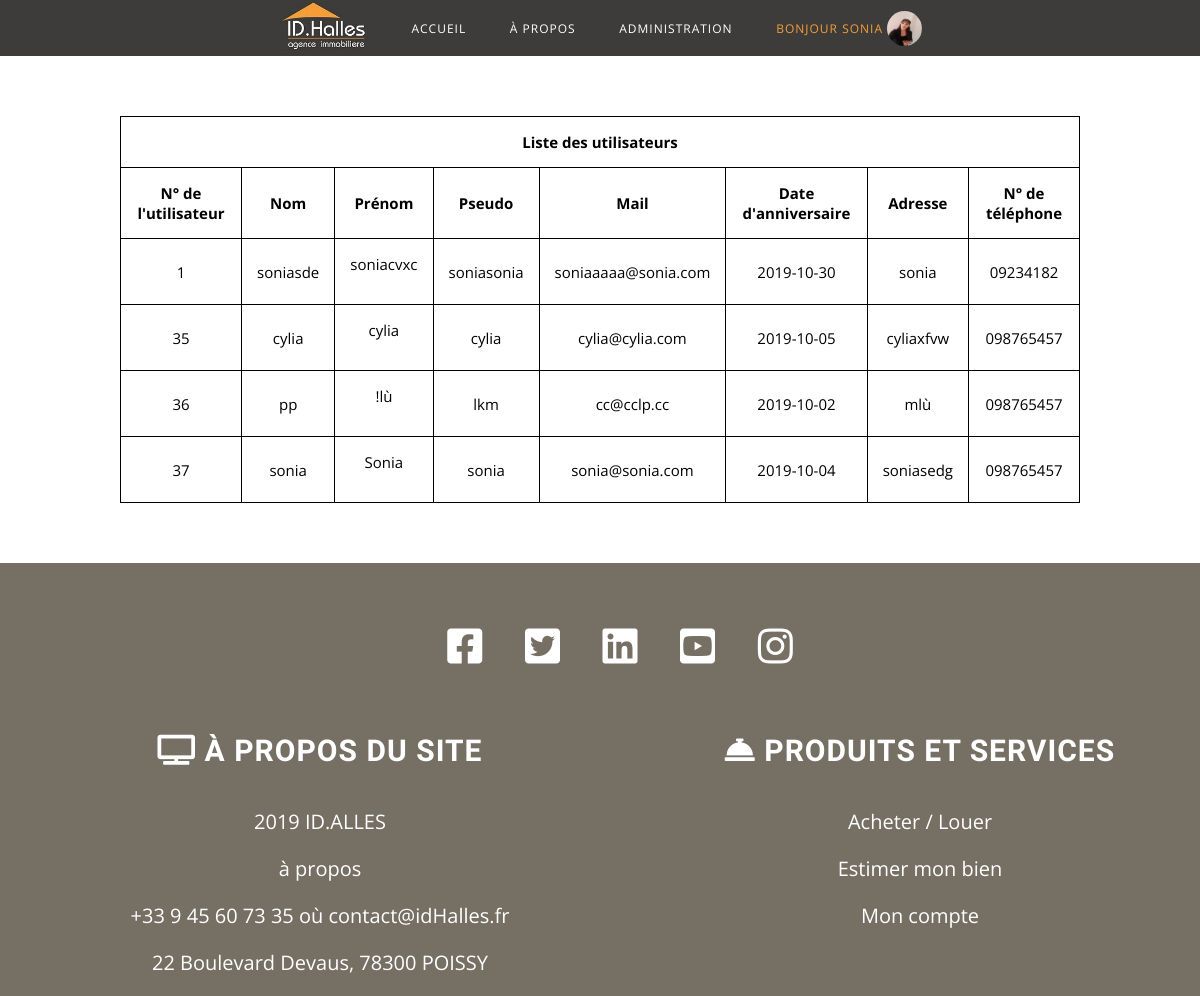
Screenshot of /infoUserAdmin.php (signed in) with the database file from the repository.
### tables this page shows
CREATE TABLE IF NOT EXISTS `users` (
  `id_user` int(11) NOT NULL AUTO_INCREMENT,
  `avatar` varchar(250) NOT NULL,
  `lastName` varchar(250) NOT NULL,
  `firstName` varchar(250) NOT NULL,
  `birth_date` date NOT NULL,
  `pseudo` varchar(250) NOT NULL,
  `password` varchar(250) NOT NULL,
  `e_mail` varchar(250) NOT NULL,
  `adress` text NOT NULL,
  `phoneMobile` varchar(250) NOT NULL,
  `admin` int(11) DEFAULT NULL,
  PRIMARY KEY (`id_user`)
);

### infoUserAdmin.php (called while the page is built, shortened)
<?php
require('application/database.php');
if(isset($_SESSION['id_user'])){
    $userInfo=getIdUser($_SESSION['id_user']);
}
else{
    header('Location:connexion.php');
}
$users=listUser();
include 'layout.phtml';

### application/database.php (called while the page is built, shortened)
<?php
function createconnection(){
    $pdo=new PDO('mysql:host=localhost;dbname=projet;charset=utf8','root','');
    $pdo->setAttribute(PDO::ATTR_ERRMODE, PDO::ERRMODE_EXCEPTION);
    return $pdo;
}
function getIdUser($id){
    $pdo=createconnection();
    $req=$pdo->prepare('SELECT * FROM `users` WHERE `id_user`=?');
    $req->execute(array($id));
    $idUser=$req->fetch(PDO::FETCH_ASSOC);
    return $idUser;
}
function listUser(){
    $pdo=createconnection();
    $req=$pdo->prepare('SELECT * FROM `users`');
    $req->execute();
    $listUser=$req->fetchAll(PDO::FETCH_ASSOC);
    return $listUser;
}
?>

### infoUserAdmin.phtml (the view)
<table class='classifiedLocation'>
    <tr>
        <th colspan='8'>Liste des utilisateurs</th>
    </tr>
    <tr>
        <th>N° de l'utilisateur</th>
        <th>Nom</th>
        <th>Prénom</th>
        <th>Pseudo</th>
        <th>Mail</th>
        <th>Date d'anniversaire</th>
        <th>Adresse</th>
        <th>N° de téléphone</th>
    </tr>
      <?php  foreach($users as $user): ?>
            <tr>
                <td><?= $user['id_user']; ?></td>
                <td><?= $user['lastName']; ?></td>
                <td><?= $user['firstName']; ?></p>
                <td><?= $user['pseudo']; ?></td>
                <td><?= $user['e_mail']; ?></td>
                <td><?= $user['birth_date']; ?></td>
                <td><?= $user['adress']; ?></td>
                <td><?= $user['phoneMobile']; ?></td>
            </tr>
        <?php endforeach; ?>
</table>

### header/header.php (shortened to what this page needs)
<nav>
        <ul>
            <?php if(isset($userInfo) && $userInfo['admin']==1) : ?>
                <li><a href='index.php?id=<?=intval($userInfo['id_user']); ?>'><img src='image/images.jpg' class='logo'></a></li>
                <li><a href="index.php?id=<?= intval($userInfo['id_user']); ?>">accueil</a></li>
                <li><a href="aPropos.php?id=<?= intval($userInfo['id_user']); ?>">à propos </a></li>
                    <li><a href='infoUserAdmin.php?id=<?= intval($userInfo['id_user']); ?>'>Administration</a>
                    </li>
                         <?php if(isset($userInfo)) : ?>
                         <li>
                            <a href='user.php?id=<?= intval($userInfo['id_user']); ?>'><span>Bonjour <?= htmlspecialchars($userInfo['pseudo']); ?></span>
                                <?php if(!empty($userInfo['avatar'])) :?>
                                <img src="image/utilisateur/<?= $userInfo['avatar'] ;?>" class='pictur'>
                                <?php else : ?>
                                    <img src="image/utilisateur/default.jpg" whidth="100px">
                                    <?php endif; ?>
                                    <?php endif; ?>
                            </a>
                        </li>
                <?php endif; ?>
        </ul>
    </nav>

### css/style.css (style rules this page uses)
* { -o-box-sizing: border-box; -moz-box-sizing: border-box; -webkit-sizing: border-box; -ms-sizing: border-box; -khtml-sizing: border-box; box-sizing: border-box; outline: none; }
html { font-size:62.5%; }
body { text-align: center; margin:0; padding:0; font-family: 'Open Sans', sans-serif; }
span,.partenaires .fas,strong { color:#f49e39; }
.pictur { width: 35px; border-radius: 50%; vertical-align: top; }
.classifiedLocation { width: 80%; border:1px solid black; border-collapse: collapse; margin:auto; margin-top: 5%; margin-bottom: 5%; font-size:1.5rem; }
.classifiedLocation tr, .classifiedLocation td, .classifiedLocation th { border:1px solid black; padding:15px; }

### css/header.css (style rules this page uses)
header nav img { width: 90px; }
nav ul { list-style-type: none; margin: 0; padding: 0; text-align: left; }
header nav { display: -webkit-box; display: -ms-flexbox; display: flex; -webkit-box-pack: justify; -ms-flex-pack: justify; justify-content: space-around; -webkit-box-align: center; -ms-flex-align: center; align-items: center; text-transform: uppercase; letter-spacing: 1px; }
header a { padding: 20px; color:#fff; font-size:1.2rem; text-decoration: none; }
header nav>ul>li { display:inline-block; vertical-align:middle; position: relative; }
nav span { display: inline-block; vertical-align: top; margin-top: 5%; }

### rows the page displays
users: pseudo "SONIA", avatar (picture), id_user "37", lastName "sonia", firstName "Sonia", pseudo "sonia", e_mail "sonia@sonia.com", birth_date "2019-10-04", adress "soniasedg", phoneMobile "098765457"
users: id_user "1", lastName "soniasde", firstName "soniacvxc", pseudo "soniasonia", e_mail "soniaaaaa@sonia.com", birth_date "2019-10-30", adress "sonia", phoneMobile "09234182"
users: id_user "35", lastName "cylia", firstName "cylia", pseudo "cylia", e_mail "cylia@cylia.com", birth_date "2019-10-05", adress "cyliaxfvw", phoneMobile "098765457"
users: id_user "36", lastName "pp", firstName "!lù", pseudo "lkm", e_mail "cc@cclp.cc", birth_date "2019-10-02", adress "mlù", phoneMobile "098765457"
